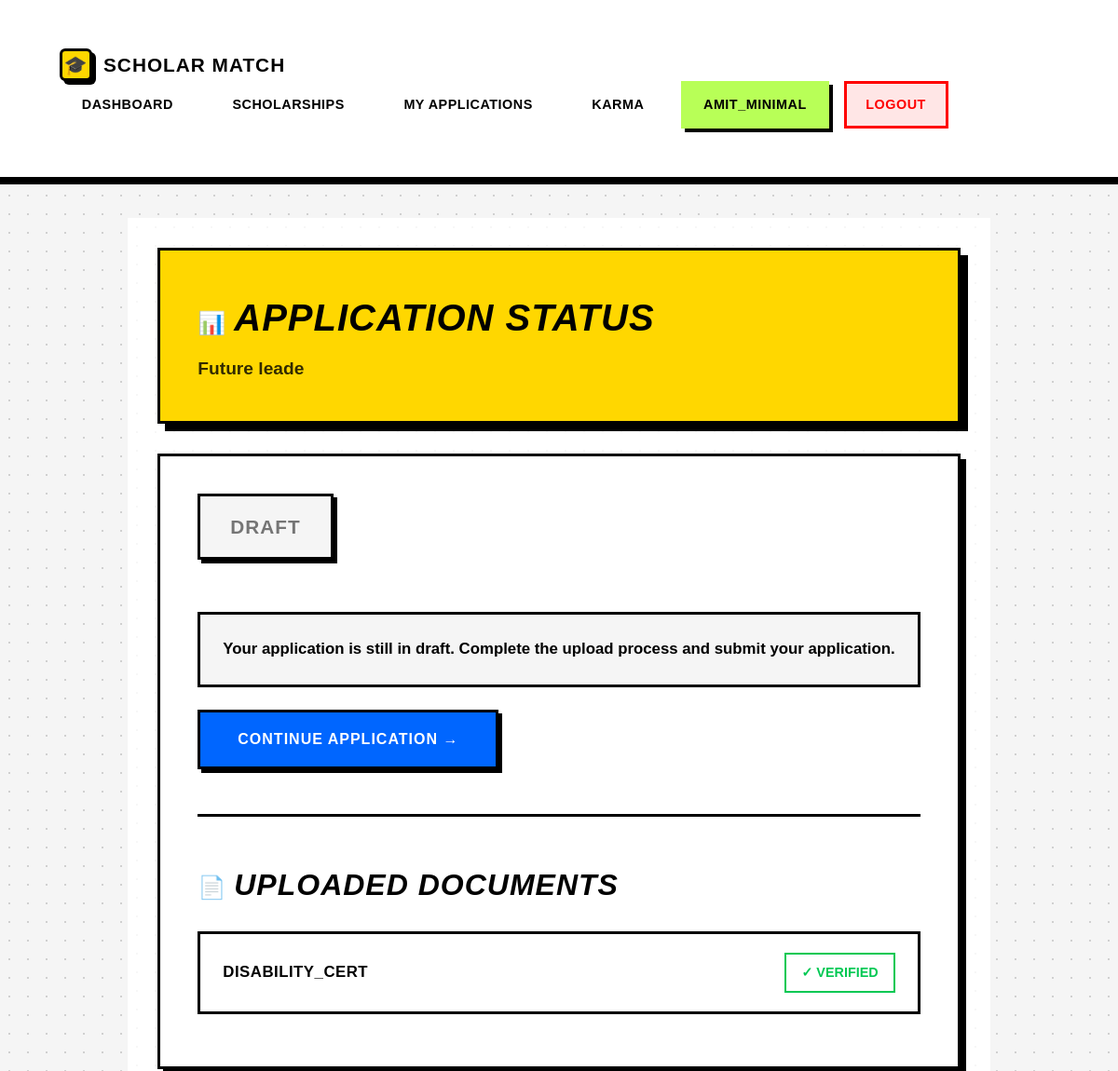
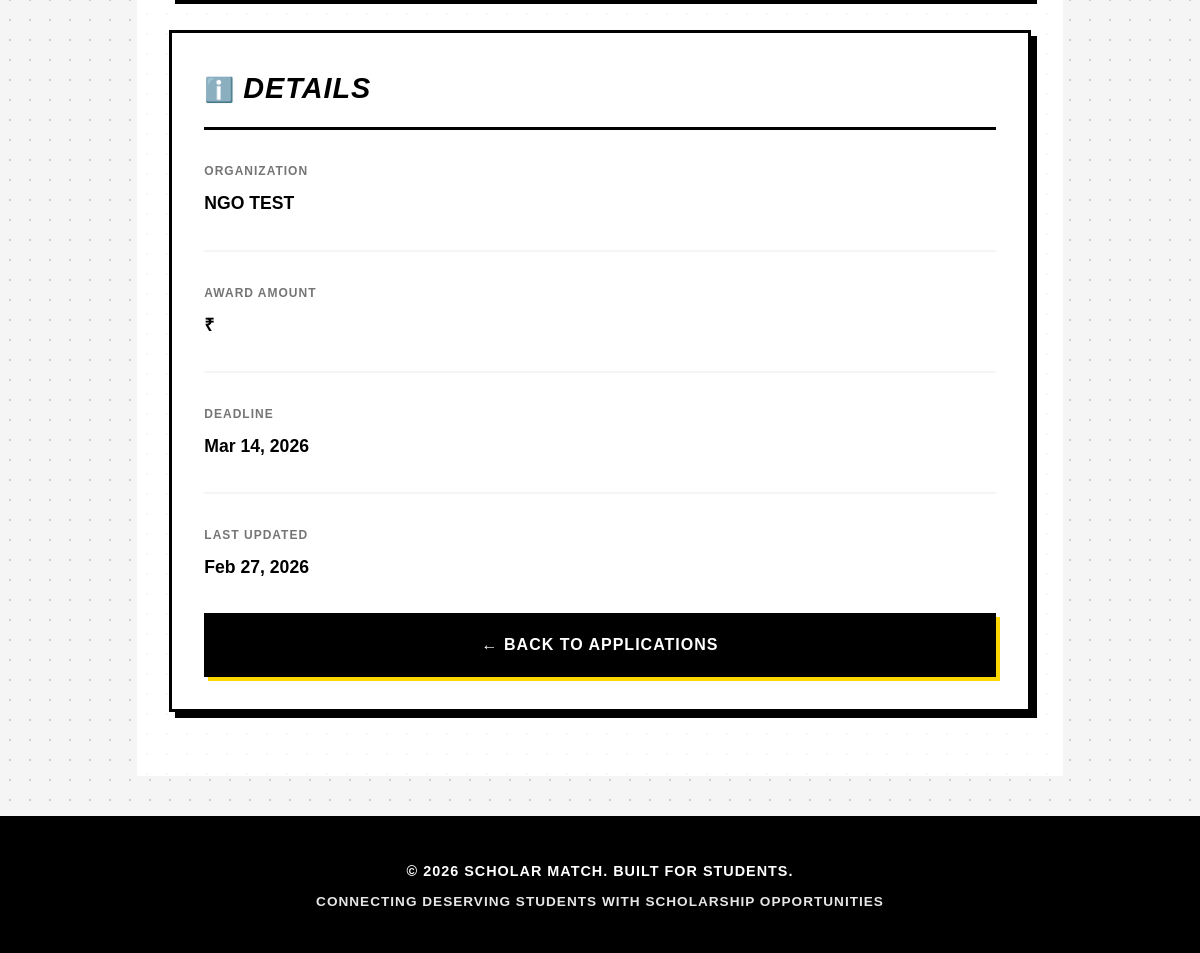
Screenshot of /applications/1/status/ (signed in) with the database file from the repository (2 pictures, top to bottom).
### users/models.py (models this page shows, shortened)
class User(AbstractUser):
    is_student = models.BooleanField(default=True)
    is_moderator = models.BooleanField(default=False)
    is_organization = models.BooleanField(default=False)

### applications/models.py (models this page shows, shortened)
class Application(models.Model):
    STATUS_CHOICES = [
        ('DRAFT', 'Draft'), ('PENDING', 'Pending Review'),
        ('MOD_VERIFIED', 'Moderator Verified'), ('SUBMITTED', 'Submitted to Funder'),
        ('APPROVED', 'Approved by Funder'), ('REJECTED', 'Rejected')
    ]
    student = models.ForeignKey(StudentProfile, on_delete=models.CASCADE)
    scholarship = models.ForeignKey(Scholarship, on_delete=models.CASCADE)
    status = models.CharField(max_length=20, choices=STATUS_CHOICES, default='DRAFT')
    moderator_assigned = models.ForeignKey(
        ModeratorProfile, on_delete=models.SET_NULL, null=True, blank=True
    )
    application_link = models.URLField(max_length=2000, blank=True) # Official link if external
    last_action_date = models.DateTimeField(auto_now=True)
    class Meta:
        unique_together = ('student', 'scholarship')

class UploadedDocument(models.Model):
    VERIFICATION_CHOICES = [
        ('PENDING', 'Pending'), ('AI_OK', 'AI Verified OK'),
        ('AI_FLAG', 'AI Flagged Issue'), ('MOD_OK', 'Moderator Verified OK')
    ]
    application = models.ForeignKey(Application, on_delete=models.CASCADE)
    document_type = models.ForeignKey(RequiredDocument, on_delete=models.CASCADE)
    file = models.FileField(upload_to='application_docs/') # You need to configure media settings
    ai_verification_status = models.CharField(max_length=10, choices=VERIFICATION_CHOICES, default='PENDING')
    moderator_verified = models.BooleanField(default=False)
    moderator_notes = models.TextField(blank=True)
    uploaded_at = models.DateTimeField(auto_now_add=True)

### scholarships/models.py (models this page shows, shortened)
class Scholarship(models.Model):
    title = models.CharField(max_length=255, unique=True, verbose_name="Scholarship Title")
    org_profile = models.ForeignKey(
        'users.OrganizationProfile',
        on_delete=models.CASCADE,
        related_name='scholarships',
        null=True, blank=True,
        verbose_name="Organization"
    )
    logo = models.ImageField(
        upload_to='scholarship_logos/',
        blank=True, null=True,
        verbose_name="Organization Logo"
    )
    description = models.TextField(verbose_name="About the Scholarship (HTML allowed)")
    deadline = models.DateTimeField(verbose_name="Application Deadline")
    education_level = models.CharField(
        max_length=20,
        choices=EDUCATION_LEVEL_CHOICES,
        default='ANY',
        verbose_name="Target Education Level"
    )
    courses = models.TextField(
        blank=True, default='[]',
        help_text='JSON list of eligible courses/streams. Leave "[]" for any.'
    )
    max_family_income = models.PositiveIntegerField(
        null=True, blank=True,
        verbose_name="Max Family Annual Income (₹)",
        help_text="Maximum annual family income in INR (e.g. 800000 for ₹8 lakh)"
    )
    min_percentage = models.DecimalField(
        max_digits=5, decimal_places=2,
        null=True, blank=True,
        verbose_name="Minimum Academic Score (%/CGPA)"
    )
    demographic_focus = models.TextField(
        blank=True, default='[]',
        help_text='JSON list of demographic targets. Leave "[]" for all.'
    )
    total_budget = models.PositiveIntegerField(
        verbose_name="Total Budget (₹)",
        help_text="Full amount the organization deposits into escrow (INR)"
    )
    distribution_type = models.CharField(
        max_length=10,
        choices=DISTRIBUTION_TYPE_CHOICES,
        default='FIXED',
        verbose_name="Distribution Logic"
    )
    fixed_amount = models.PositiveIntegerField(
        null=True, blank=True,
        verbose_name="Fixed Amount per Winner (₹)",
        help_text="Required when distribution type is FIXED"
    )
    num_winners = models.PositiveIntegerField(
        null=True, blank=True,
        verbose_name="Number of Winners",
        help_text="How many students get selected"
    )
    disbursement_method = models.CharField(
        max_length=20,
        choices=DISBURSEMENT_METHOD_CHOICES,
        default='BANK_TRANSFER',
        verbose_name="Disbursement Method"
    )
    min_karma = models.PositiveIntegerField(
        default=0,
        verbose_name="Minimum Karma Points Required",
        help_text="Only students with ≥ this karma can apply"
    )
    verification_strictness = models.CharField(
        max_length=10,
        choices=VERIFICATION_STRICTNESS_CHOICES,
        default='STANDARD',
        verbose_name="Verification Strictness"
    )
    essay_question = models.TextField(
        blank=True,
        verbose_name="Custom Essay / Question (Optional)",
        help_text="e.g. 'Why do you need this scholarship?'"
    )
    is_active = models.BooleanField(
        default=False,
        help_text="Becomes True only after payment is confirmed"
    )
    is_funded = models.BooleanField(
        default=False,
        help_text="True once Razorpay payment is verified"
    )
    created_at = models.DateTimeField(auto_now_add=True)
    last_updated = models.DateTimeField(auto_now=True)
    organization = models.CharField(
        max_length=255, blank=True,
        help_text="[Legacy] Organization name as string. Use org_profile FK instead."
    )
    source_url = models.URLField(max_length=2000, blank=True)
    award_amount = models.CharField(
        max_length=50, blank=True,
        help_text="[Legacy] Free-text award amount. Use total_budget instead."
    )
    details = models.TextField(
        blank=True,
        help_text="[Legacy] Use description instead."
    )
    is_verified = models.BooleanField(default=False)
    found_by_student = models.ForeignKey(
        'users.StudentProfile',
        on_delete=models.SET_NULL,
        null=True, blank=True,
        related_name='found_scholarships'
    )
    finder_karma_awarded = models.IntegerField(default=0)
    class Meta:
        ordering = ['-created_at']
    @property
    def name(self):
        return self.title

class RequiredDocument(models.Model):
    scholarship = models.ForeignKey(
        Scholarship, on_delete=models.CASCADE, related_name='required_documents'
    )
    document_name = models.CharField(
        max_length=100,
        choices=DOCUMENT_CHOICES,
        help_text="Identifier key for the document type"
    )
    description = models.TextField(blank=True)
    is_mandatory = models.BooleanField(default=True)
    verification_strictness = models.CharField(
        max_length=10,
        choices=VERIFICATION_STRICTNESS_CHOICES,
        default='STANDARD',
        verbose_name="Verification Method for this document"
    )

### applications/views.py (the view)
# urls.py: path('<int:pk>/status/', views.application_status, name='application_status'),
@login_required
def application_status(request, pk):
    application = get_object_or_404(Application, pk=pk)
    if not hasattr(request.user, 'studentprofile') or application.student != request.user.studentprofile:
        messages.error(request, 'You do not have permission to access this application.')
        return redirect('student_dashboard')
    steps = ApplicationRoadmapStep.objects.filter(application=application).order_by('step_order')
    documents = UploadedDocument.objects.filter(application=application)
    context = {
        'application': application,
        'steps': steps,
        'documents': documents,
    }
    return render(request, 'applications/status.html', context)

### applications/templates/applications/status.html (shortened to what this page needs)
{% extends 'base.html' %}
{% block content %}
<div class="status-page-wrapper">
    <div class="status-container">
        <div class="status-header">
            <h1><span class="icon-emoji">📊</span>Application Status</h1>
            <div class="scholarship-name">{{ application.scholarship.name }}</div>
        </div>
        <div class="status-grid">
            <div class="main-status">
                <div>
                    <span class="status-badge-large {{ application.status }}">
                        {{ application.get_status_display }}
                    </span>
                </div>
                {% if application.status == 'DRAFT' %}
                <div class="status-message draft">
                    Your application is still in draft. Complete the upload process and submit your application.
                </div>
                <a href="{% url 'applications:upload_documents' pk=application.pk %}" class="btn-continue">
                    Continue Application →
                </a>
                {% elif application.status == 'PENDING' %}
                <div class="status-message pending">
                    Your application has been submitted and is currently under review. We'll notify you once a decision has been made.
                </div>
                {% elif application.status == 'APPROVED' %}
                <div class="status-message approved">
                    🎉 <strong>Congratulations!</strong> Your application has been approved. Check your email for next steps.
                </div>
                {% elif application.status == 'REJECTED' %}
                <div class="status-message rejected">
                    Unfortunately, your application was not approved at this time. You may apply for other scholarships.
                </div>
                {% endif %}
                {% if documents %}
                <div class="documents-section">
                    <h3><span class="icon-emoji">📄</span>Uploaded Documents</h3>
                    {% for doc in documents %}
                    <div class="document-item">
                        <div class="doc-name">{{ doc.document_type.document_name }}</div>
                        <div class="doc-status">✓ Verified</div>
                    </div>
                    {% endfor %}
                </div>
                {% endif %}
            </div>
            <aside class="info-sidebar">
                <h3><span class="icon-emoji">ℹ️</span>Details</h3>
                <div class="info-item">
                    <div class="info-label">Organization</div>
                    <div class="info-value">{{ application.scholarship.organization }}</div>
                </div>
                <div class="info-item">
                    <div class="info-label">Award Amount</div>
                    <div class="info-value">₹{{ application.scholarship.award_amount }}</div>
                </div>
                <div class="info-item">
                    <div class="info-label">Deadline</div>
                    <div class="info-value">{{ application.scholarship.deadline|date:"M d, Y" }}</div>
                </div>
                <div class="info-item">
                    <div class="info-label">Last Updated</div>
                    <div class="info-value">{{ application.last_action_date|date:"M d, Y" }}</div>
                </div>
                <a href="{% url 'applications:my_applications' %}" class="btn-back">
                    ← Back to Applications
                </a>
            </aside>
        </div>
    </div>
</div>
{% endblock %}

### templates/base.html (shortened to what this page needs)
<!DOCTYPE html>
<html lang="en">
<head>
</head>
<body>
    <nav>
        <div class="container">
            <a href="/" class="logo">
                <div class="logo-icon">🎓</div>
                <span>Scholar Match</span>
            </a>
            <ul>
                {% if user.is_authenticated %}
                {% if user.is_student %}
                <li><a href="{% url 'student_dashboard' %}">Dashboard</a></li>
                <li><a href="{% url 'scholarships:scholarship_list' %}">Scholarships</a></li>
                <li><a href="{% url 'applications:my_applications' %}">My Applications</a></li>
                <li><a href="{% url 'karma:karma_dashboard' %}">Karma</a></li>
                {% elif user.is_organization %}
                <li><a href="{% url 'funder_portal:funder_dashboard' %}">Dashboard</a></li>
                <li><a href="{% url 'funder_portal:create_scholarship' %}">Create Scholarship</a></li>
                <li><a href="{% url 'funder_portal:view_applications' %}">Applications</a></li>
                {% elif user.is_moderator %}
                <li><a href="{% url 'moderator_dashboard' %}">Dashboard</a></li>
                <li><a href="{% url 'moderator_add_scholarship' %}">Add Scholarship</a></li>
                <li><a href="{% url 'karma:moderator_overview' %}">Karma Review</a></li>
                {% endif %}
                <li>
                    <span class="user-info">{{ user.username }}</span>
                </li>
                <li><a href="{% url 'logout' %}" class="logout-btn">Logout</a></li>
                {% else %}
                <li><a href="{% url 'login' %}">Login</a></li>
                {% endif %}
            </ul>
        </div>
    </nav>
    <div class="container">
        {% block content %}
        {% endblock %}
    </div>
    <footer>
        <p>&copy; 2026 Scholar Match. Built for Students.</p>
        <p style="margin-top: 0.5rem; font-size: 0.85rem; opacity: 0.9;">Connecting Deserving Students with Scholarship
            Opportunities</p>
    </footer>
</body>
</html>

### templates/base.html (style rules this page uses)
* { margin: 0; padding: 0; box-sizing: border-box; }
:root { --primary-yellow: #FFD700; --neon-green: #B8FF57; --bright-blue: #0066FF; --black: #000000; --white: #FFFFFF; --light-gray: #f5f5f5; --text-gray: #666666; --border-black: #000000; --shadow-black: #000000; --bright-red: #FF0000; --bright-green: #00CC00; --bright-purple: #B8A4FF; --bright-orange: #FFA04A; }
body { font-family: 'Arial', 'Helvetica Neue', sans-serif; background: var(--light-gray); background-image: radial-gradient(circle, #d0d0d0 1px, transparent 1px); background-size: 20px 20px; color: var(--black); line-height: 1.6; min-height: 100vh; display: flex; flex-direction: column; }
nav { background: var(--white); border-bottom: 4px solid var(--black); padding: 0.75rem 2rem; box-shadow: 0 4px 0 var(--black); position: sticky; top: 0; z-index: 1000; }
nav .container { max-width: 1400px; margin: 0 auto; display: flex; justify-content: space-between; align-items: center; flex-wrap: wrap; }
nav .logo { color: var(--black); font-size: 1.3rem; font-weight: 900; text-decoration: none; display: flex; align-items: center; gap: 0.75rem; transition: all 0.2s ease; text-transform: uppercase; letter-spacing: 1px; font-family: 'Arial Black', sans-serif; }
nav .logo-icon { width: 35px; height: 35px; background: var(--primary-yellow); border: 3px solid var(--black); border-radius: 6px; display: flex; align-items: center; justify-content: center; font-size: 20px; box-shadow: 4px 4px 0 var(--black); }
nav ul { list-style: none; display: flex; gap: 1rem; align-items: center; flex-wrap: wrap; }
nav ul li a, nav ul li .user-info { color: var(--black); text-decoration: none; padding: 0.7rem 1.3rem; border-radius: 0; transition: all 0.2s ease; font-weight: 700; font-size: 0.9rem; display: block; text-transform: uppercase; letter-spacing: 0.5px; border: 3px solid transparent; }
nav .user-info { background: var(--neon-green); border: 3px solid var(--black); color: var(--black); padding: 0.7rem 1.5rem; font-weight: 900; box-shadow: 4px 4px 0 var(--black); font-family: 'Arial Black', sans-serif; }
nav .logout-btn { background: #FFE6E6; border: 3px solid var(--bright-red); color: var(--bright-red); font-weight: 900; }
.container { max-width: 1400px; margin: 0 auto; padding: 2.5rem 2rem; flex: 1; }
footer { background: var(--black); color: var(--white); text-align: center; padding: 2.5rem 2rem; margin-top: auto; border-top: 4px solid var(--black); }
footer p { font-weight: 700; text-transform: uppercase; letter-spacing: 1px; font-size: 0.9rem; }

### rows the page displays
User: username "AMIT_MINIMAL"
Application: scholarship.name "Future leade", status "DRAFT", scholarship.organization "NGO TEST", scholarship.deadline "Mar 14, 2026", last_action_date "Feb 27, 2026"
UploadedDocument: document_type.document_name "DISABILITY_CERT"
